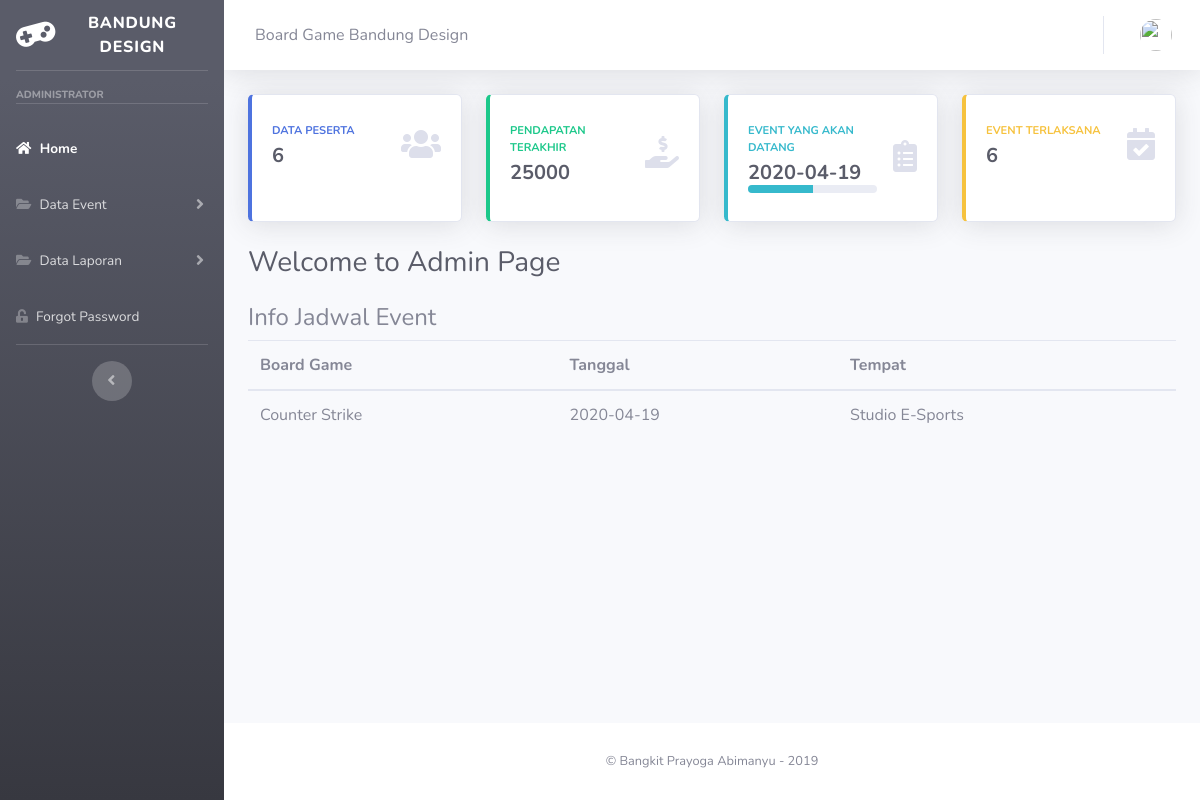
Screenshot of /my-project/index.php/user with the database file from the repository.
### tables this page shows
CREATE TABLE `pendapatan` (
  `id` int(11) NOT NULL,
  `id_boardgame` int(11) NOT NULL,
  `jl_partisipan` int(50) NOT NULL,
  `harga_tiket` int(100) NOT NULL,
  `pd_masuk` int(128) NOT NULL,
  `pengeluaran` int(128) NOT NULL,
  `pd_bersih` int(128) NOT NULL
);

CREATE TABLE `event_ak` (
  `id` int(11) NOT NULL,
  `boardgame` varchar(128) NOT NULL,
  `tanggal` date NOT NULL,
  `tempat` varchar(128) NOT NULL,
  `status` int(11) NOT NULL,
  `notif` varchar(20) NOT NULL
);

### my-project/application/controllers/User.php (called while the page is built, shortened)
<?php
class User extends CI_Controller
{
    public function __construct()
    {
        $this->load->model('mdataps');
        $this->load->model('mdatapd');
        $this->load->model('eventAk');
    }
    public function index()
    {
        $data['user'] = $this->db->get_where('user', ['email' => $this->session->userdata('email')])->row_array();
        $data['event_ter'] = $this->eventAk->tampil_event_ter_last()->row();
        $data['all_peserta'] = $this->mdatapd->tampil_peserta_all()->row();
        $data['last_date'] = $this->eventAk->tampil_last_date()->row();
        $data['last_money'] = $this->mdatapd->tampil_last_money()->row();
        $this->load->helper('url');
        $data['data'] = $this->eventAk->tampil_data_ak();
        $this->load->view('templates/header', $data);
        $this->load->view('templates/sidebar', $data);
        $this->load->view('templates/topbar', $data);
        $this->load->view('user/index', $data);
        $this->load->view('templates/footer');
    }
}

### my-project/index.php (called while the page is built, shortened)
<?php
require_once BASEPATH.'core/CodeIgniter.php';

### my-project/application/models/Mdatapd.php (called while the page is built, shortened)
<?php
class mdatapd extends CI_Model
{
    function tampil_last_money()
    {
        $this->db->select('pd_bersih');
        $this->db->order_by('id', 'desc');
        $this->db->limit(1);
        return $this->db->get('pendapatan');
    }
    function tampil_peserta_all()
    {
        $this->db->select('jl_partisipan');
        $this->db->order_by('id', 'desc');
        $this->db->limit(1);
        return $this->db->get('pendapatan');
    }
}

### my-project/application/models/EventAk.php (called while the page is built, shortened)
<?php
class eventAk extends CI_Model
{
    function tampil_data_ak()
    {
        $this->db->where('status', 0);
        return $this->db->get('event_ak');
    }
    function tampil_event_ter_last()
    {
        $this->db->select('COUNT(*) as event_ter');
        $this->db->where('status', 1);
        return $this->db->get('event_ak');
    }
    function tampil_last_date()
    {
        $this->db->select('tanggal');
        $this->db->where('status', 0);
        $this->db->order_by('tanggal', 'asc');
        $this->db->limit(1);
        return $this->db->get('event_ak');
    }
}

### my-project/application/views/user/index.php (the view)
<div class="container-fluid">
  <div class="row">
    <div class="col-xl-3 col-md-6 mb-4">
      <div class="card border-left-primary shadow h-100 py-2">
        <div class="card-body">
          <div class="row no-gutters align-items-center">
            <div class="col mr-2">
              <div class="text-xs font-weight-bold text-primary text-uppercase mb-1">Data Peserta</div>
              <div class="h5 mb-0 font-weight-bold text-gray-800"><?= $all_peserta->jl_partisipan ?></div>
            </div>
            <div class="col-auto">
              <i class="fas fa-users fa-2x text-gray-300"></i>
            </div>
          </div>
        </div>
      </div>
    </div>
    <div class="col-xl-3 col-md-6 mb-4">
      <div class="card border-left-success shadow h-100 py-2">
        <div class="card-body">
          <div class="row no-gutters align-items-center">
            <div class="col mr-2">
              <div class="text-xs font-weight-bold text-success text-uppercase mb-1">Pendapatan Terakhir</div>
              <div class="h5 mb-0 font-weight-bold text-gray-800"><?= $last_money->pd_bersih ?></div>
            </div>
            <div class="col-auto">
              <i class="fas fa-hand-holding-usd fa-2x text-gray-300"></i>
            </div>
          </div>
        </div>
      </div>
    </div>
    <div class="col-xl-3 col-md-6 mb-4">
      <div class="card border-left-info shadow h-100 py-2">
        <div class="card-body">
          <div class="row no-gutters align-items-center">
            <div class="col mr-2">
              <div class="text-xs font-weight-bold text-info text-uppercase mb-1">Event Yang Akan Datang</div>
              <div class="row no-gutters align-items-center">
                <div class="col-auto">
                  <div class="h5 mb-0 mr-3 font-weight-bold text-gray-800"><?= $last_date->tanggal ?></div>
                </div>
                <div class="col">
                  <div class="progress progress-sm mr-2">
                    <div class="progress-bar bg-info" role="progressbar" style="width: 50%" aria-valuenow="50" aria-valuemin="0" aria-valuemax="100"></div>
                  </div>
                </div>
              </div>
            </div>
            <div class="col-auto">
              <i class="fas fa-clipboard-list fa-2x text-gray-300"></i>
            </div>
          </div>
        </div>
      </div>
    </div>
    <div class="col-xl-3 col-md-6 mb-4">
      <div class="card border-left-warning shadow h-100 py-2">
        <div class="card-body">
          <div class="row no-gutters align-items-center">
            <div class="col mr-2">
              <div class="text-xs font-weight-bold text-warning text-uppercase mb-1">Event Terlaksana</div>
              <div class="h5 mb-0 font-weight-bold text-gray-800"><?= $event_ter->event_ter ?></div>
            </div>
            <div class="col-auto">
              <i class="fas fa-calendar-check fa-2x text-gray-300"></i>
            </div>
          </div>
        </div>
      </div>
    </div>
  </div>
  <h1 class="h3 mb-4 text-gray-800"> Welcome to Admin Page</h1>
  <section class="content">
    <tr>
      <th>
        <h4> Info Jadwal Event </h4>
      </th>
    </tr>
    <table class="table">
      <thead>
        <tr>
          <th> Board Game </th>
          <th> Tanggal </th>
          <th> Tempat </th>
        </tr>
      </thead>
      <tbody>
        <?php foreach ($data->result() as $p) : ?>
          <tr>
            <td><?php echo $p->boardgame; ?></td>
            <td><?php echo $p->tanggal; ?></td>
            <td><?php echo $p->tempat; ?></td>
          </tr>
        <?php endforeach; ?>
      </tbody>
    </table>
  </section>
</div>
</div>

### rows the page displays
pendapatan: jl_partisipan "6", pd_bersih "25000"
event_ak: tanggal "2020-04-19", boardgame "Counter Strike", tempat "Studio E-Sports"

### other values shown
$event_ter->event_ter "6"
